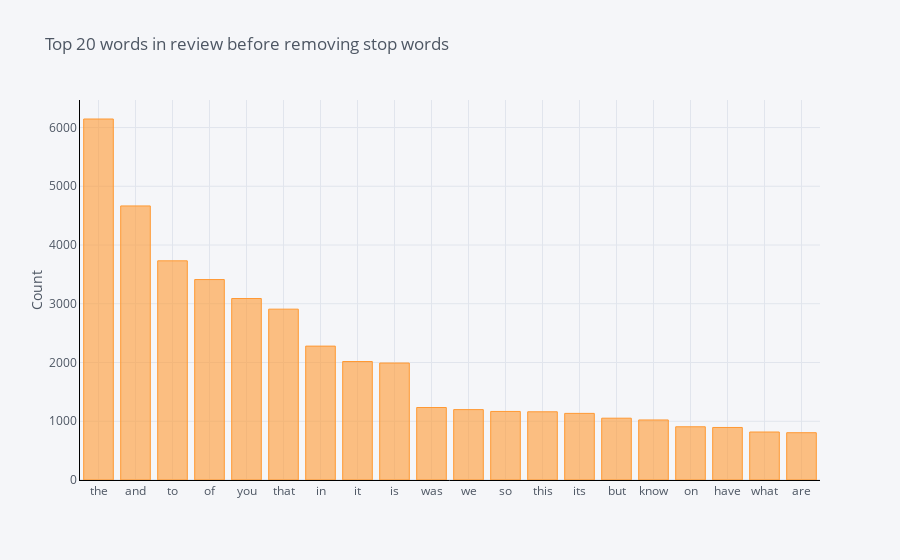

Notebook source saved alongside this figure:
### Markdown cell above
## The distribution of top unigrams before removing stop words

### Code cell
def get_top_n_words(corpus, n=None):
    vec = CountVectorizer().fit(corpus)
    bag_of_words = vec.transform(corpus)
    sum_words = bag_of_words.sum(axis=0) 
    words_freq = [(word, sum_words[0, idx]) for word, idx in vec.vocabulary_.items()]
    words_freq =sorted(words_freq, key = lambda x: x[1], reverse=True)
    return words_freq[:n]
common_words = get_top_n_words(df['text'], 20)
df1 = pd.DataFrame(common_words, columns = ['text' , 'count'])
df1
df1.groupby('text').sum()['count'].sort_values(ascending=False).iplot(
    kind='bar', yTitle='Count', linecolor='black', title='Top 20 words in review before removing stop words')

### Figure 1 — Plotly figure (JSON) as saved in the notebook; plotly's stock layout.template omitted (floating-point values rounded to 4 significant figures)
{"data": [{"marker": {"color": "rgba(255, 153, 51, 0.6)", "line": {"color": "rgba(255, 153, 51, 1.0)", "width": 1}}, "name": "count", "orientation": "v", "text": "", "type": "bar", "x": ["the", "and", "to", "of", "you", "that", "in", "it", "is", "was", "we", "so", "this", "its", "but", "know", "on", "have", "what", "are"], "y": [6145, 4665, 3731, 3412, 3089, 2908, 2279, 2017, 1991, 1234, 1198, 1167, 1161, 1134, 1052, 1022, 906, 894, 817, 805]}], "layout": {"legend": {"bgcolor": "#F5F6F9", "font": {"color": "#4D5663"}}, "paper_bgcolor": "#F5F6F9", "plot_bgcolor": "#F5F6F9", "title": {"font": {"color": "#4D5663"}, "text": "Top 20 words in review before removing stop words"}, "xaxis": {"gridcolor": "#E1E5ED", "linecolor": "black", "showgrid": true, "tickfont": {"color": "#4D5663"}, "title": {"font": {"color": "#4D5663"}, "text": ""}, "zerolinecolor": "#E1E5ED"}, "yaxis": {"gridcolor": "#E1E5ED", "linecolor": "black", "showgrid": true, "tickfont": {"color": "#4D5663"}, "title": {"font": {"color": "#4D5663"}, "text": "Count"}, "zerolinecolor": "#E1E5ED"}}}
